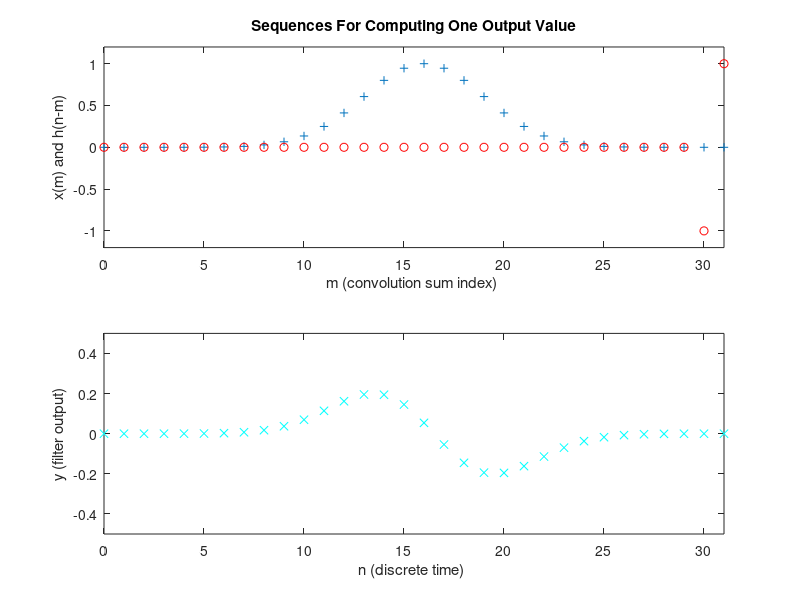

Source code (MATLAB):
% ex2_7.m  to make a series of plots explaining the convolution operation
% specifically the FIR/MA is chosen to "differentiate" a sequence
%
clear, clf, clc
% define the filter IR & input seq. & initialize output seq.
N=32;				% total sequence length
M=2;				% total filter length
sigma=3;			% extent parameter of input signal
n=(0:N-1);			% conventional discrete time index
nr=1:N;			% matlab discrete time index
n1=nr-1;			% conventional index
xr(nr)=1.0*exp(-(n1-N/2).^2/(2*sigma^2));
hr=[1,-1,zeros(1,N-M)];
%	
% initialize the output vector to be -5 for "plotting purposes":
% the output will be computed sequentially for each time and stored.
yr=zeros(1,N)-5;			
% 
for nr=1:N
	clf			% clear figure
	subplot(2,1,1)
	plot(n,xr,'+')
	hold on
	axis([0,N-1,-1.2,1.2])
	xlabel('m (convolution sum index) ')
	ylabel('x(m) and h(n-m)')
	title('Sequences For Computing One Output Value')
	for mr=1:N
		if (nr-mr+1>=1) & (nr-mr+1)<=N
			hrevr(mr)=hr(nr-mr+1);
		else
			hrevr(mr)=0;
		end
	end
	subplot(2,1,1)
	plot(n,hrevr,'ro')
%
	yr(nr)=dot(hrevr,xr);
	subplot(2,1,2)
	plot(n,yr,'cx')
	axis([0,N-1,-0.5,0.5])
	xlabel('n (discrete time) ')
	ylabel('y (filter output)')
%	title('Filter Output')
	drawnow
	disp('press any key to continue to next step')
	pause
end
hold off
